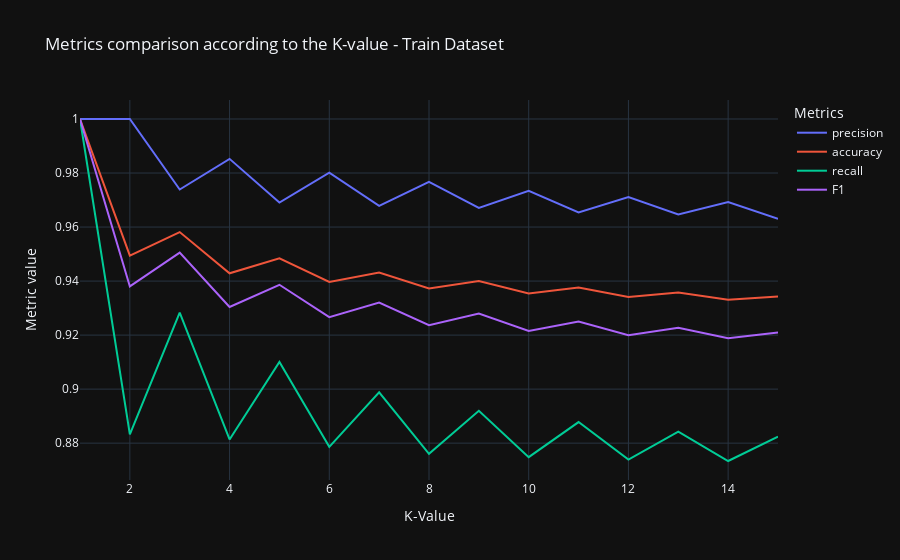

The notebook cell saved with this chart:
### Code cell
# Plotting train results
px.line(results_train_knn, 
        x=results_train_knn['k_value'], 
        y=['precision', 'accuracy', 'recall', 'F1'],
        template='plotly_dark',
        title="Metrics comparison according to the K-value - Train Dataset",
        labels={'value': 'Metric value',
                'k_value': 'K-Value'}).update_layout(legend=dict(title="Metrics"))

### Figure 1 — Plotly figure (JSON) as saved in the notebook; plotly's stock layout.template omitted (floating-point values rounded to 4 significant figures)
{"data": [{"hovertemplate": "variable=precision<br>K-Value=%{x}<br>Metric value=%{y}<extra></extra>", "legendgroup": "precision", "line": {"color": "#636efa", "dash": "solid"}, "marker": {"symbol": "circle"}, "mode": "lines", "name": "precision", "orientation": "v", "showlegend": true, "type": "scatter", "x": [1, 2, 3, 4, 5, 6, 7, 8, 9, 10, 11, 12, 13, 14, 15], "xaxis": "x", "y": [1, 1, 0.9739, 0.9852, 0.9691, 0.9802, 0.9678, 0.9767, 0.9671, 0.9734, 0.9654, 0.9711, 0.9646, 0.9693, 0.963], "yaxis": "y"}, {"hovertemplate": "variable=accuracy<br>K-Value=%{x}<br>Metric value=%{y}<extra></extra>", "legendgroup": "accuracy", "line": {"color": "#EF553B", "dash": "solid"}, "marker": {"symbol": "circle"}, "mode": "lines", "name": "accuracy", "orientation": "v", "showlegend": true, "type": "scatter", "x": [1, 2, 3, 4, 5, 6, 7, 8, 9, 10, 11, 12, 13, 14, 15], "xaxis": "x", "y": [1, 0.9494, 0.9581, 0.9429, 0.9484, 0.9397, 0.9432, 0.9372, 0.94, 0.9354, 0.9376, 0.9341, 0.9358, 0.9331, 0.9343], "yaxis": "y"}, {"hovertemplate": "variable=recall<br>K-Value=%{x}<br>Metric value=%{y}<extra></extra>", "legendgroup": "recall", "line": {"color": "#00cc96", "dash": "solid"}, "marker": {"symbol": "circle"}, "mode": "lines", "name": "recall", "orientation": "v", "showlegend": true, "type": "scatter", "x": [1, 2, 3, 4, 5, 6, 7, 8, 9, 10, 11, 12, 13, 14, 15], "xaxis": "x", "y": [1, 0.8833, 0.9283, 0.8814, 0.91, 0.8786, 0.8988, 0.876, 0.892, 0.8748, 0.8878, 0.8739, 0.8842, 0.8734, 0.8824], "yaxis": "y"}, {"hovertemplate": "variable=F1<br>K-Value=%{x}<br>Metric value=%{y}<extra></extra>", "legendgroup": "F1", "line": {"color": "#ab63fa", "dash": "solid"}, "marker": {"symbol": "circle"}, "mode": "lines", "name": "F1", "orientation": "v", "showlegend": true, "type": "scatter", "x": [1, 2, 3, 4, 5, 6, 7, 8, 9, 10, 11, 12, 13, 14, 15], "xaxis": "x", "y": [1, 0.938, 0.9506, 0.9304, 0.9386, 0.9266, 0.932, 0.9236, 0.928, 0.9215, 0.925, 0.92, 0.9227, 0.9188, 0.9209], "yaxis": "y"}], "layout": {"legend": {"title": {"text": "Metrics"}, "tracegroupgap": 0}, "title": {"text": "Metrics comparison according to the K-value - Train Dataset"}, "xaxis": {"anchor": "y", "domain": [0, 1], "title": {"text": "K-Value"}}, "yaxis": {"anchor": "x", "domain": [0, 1], "title": {"text": "Metric value"}}}}
